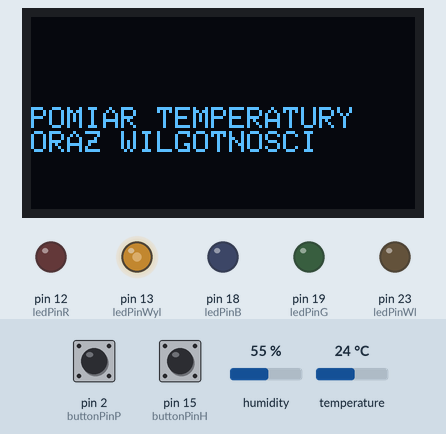
This sketch was run on a simulated Arduino Mega 2560, built with avr-gcc and run on an emulated ATmega2560. Shown: 128×64 one-colour display, output pins drawn as LEDs (lit = HIGH). The inputs (shaded band) are chosen by the test bench; at power-on: pin 2 (buttonPinP) LOW, pin 15 (buttonPinH) LOW, humidity 55 %, temperature 24 °C. The OLED is the two-colour kind (top 16 rows yellow).

Above: at 5.3 s.
5.4 s: pin 2 (buttonPinP) pulled HIGH for 3.2 s
At 9.5 s:
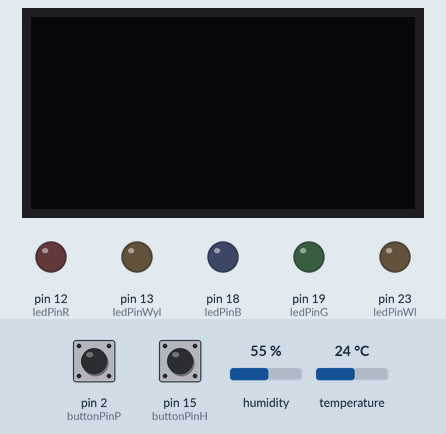
11.6 s: pin 15 (buttonPinH) pulled HIGH for 0.15 s
At 14.4 s:
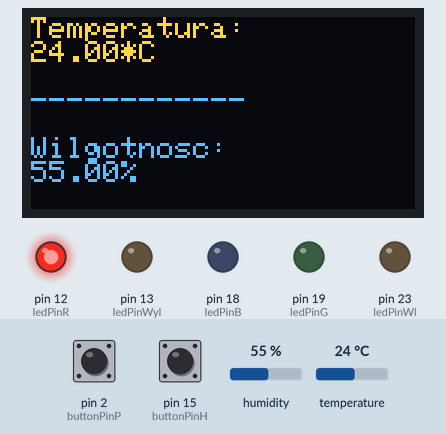
14.7 s: pin 2 (buttonPinP) pulled HIGH for 0.15 s
At 16.1 s:
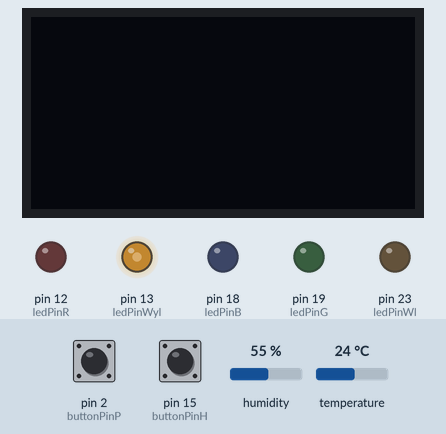
16.4 s: pin 2 (buttonPinP) pulled HIGH for 1 s
At 19.0 s:
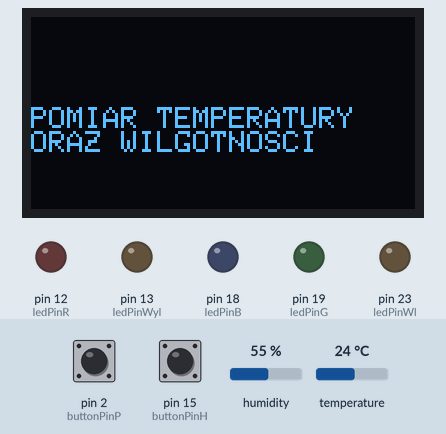
20.1 s: pin 15 (buttonPinH) pulled HIGH for 1 s
At 22.7 s:
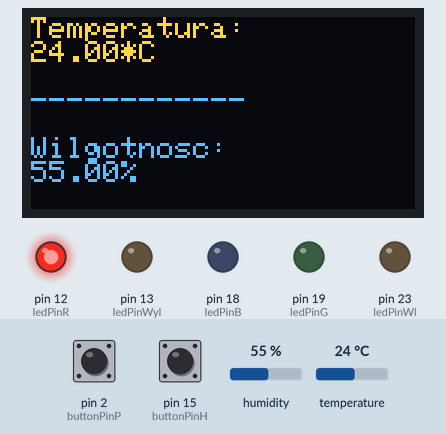
Timing chart, 0 to 24.2 s (numbered marks = the images above; inputs shaded):
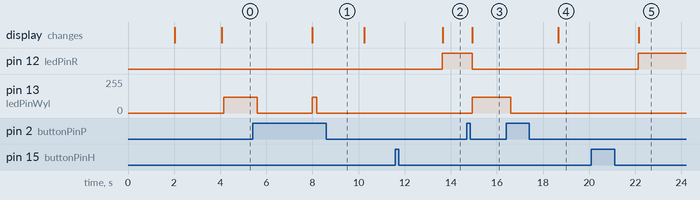

The sketch:

splaying-temperature-and-humidity-readings-on-an-OLED-screen.ino
```cpp
#include "DHT.h"
#include <Wire.h>
#include <Adafruit_GFX.h>
#include <Adafruit_SSD1306.h>

#define SCREEN_WIDTH 128 // OLED display width, in pixels
#define SCREEN_HEIGHT 64 // OLED display height, in pixels
Adafruit_SSD1306 display(SCREEN_WIDTH, SCREEN_HEIGHT, &Wire, -1);

#define ledPinB 18
#define ledPinG 19
#define ledPinR 12

#define ledPinWl 23
#define ledPinWyl 13

#define dhtPin 4
#define DHTTYPE DHT11

#define buttonPinH 15
#define buttonPinP 2
bool wlaczonyH = false;
bool wlaczonyP = false;
bool lastButtonStateH = HIGH;
bool lastButtonStateP = HIGH;
bool buttonStateH;
bool buttonStateP;

bool ButtonSignal = true;

DHT dht11(dhtPin, DHT11);

void blue(){
  analogWrite(ledPinR, 0);
  analogWrite(ledPinG, 0);
  analogWrite(ledPinB, 255);
}
void orange(){
  analogWrite(ledPinR, 255);
  analogWrite(ledPinG, 20);
  analogWrite(ledPinB, 0);
}
void yellow(){
  analogWrite(ledPinR, 255);
  analogWrite(ledPinG, 255);
  analogWrite(ledPinB, 0);
}
void lblue(){
  analogWrite(ledPinR, 51);
  analogWrite(ledPinG, 255);
  analogWrite(ledPinB, 255);
}
void red(){
    analogWrite(ledPinR, 255);
    analogWrite(ledPinG, 0);
    analogWrite(ledPinB, 0);

}
void diodeH_off(){
  analogWrite(ledPinG, 0);
  analogWrite(ledPinB, 0);
  analogWrite(ledPinR,0);
}
void diodeP_off(){
  analogWrite(ledPinWl,0);
  analogWrite(ledPinWyl,120);
}
void diodeP_on(){
  analogWrite(ledPinWl,120);
  analogWrite(ledPinWyl,0);
}
void off_state(bool wlaczonyH, bool lastButtonStateH, bool buttonStateH){
  wlaczonyH = false;
  lastButtonStateH = HIGH;
  buttonStateH = LOW;
}
void print_readings(float temp, float humi){
  display.clearDisplay();
  display.setTextSize(1.7);
  display.setTextColor(WHITE);
  display.setCursor(0, 0);
  display.println("Temperatura: ");
  display.print(temp);
  display.println("*C");
  display.println("\n------------");
  display.println("\nWilgotnosc: ");
  display.print(humi);
  display.println("%");
  display.display();
}
void pin_setup(){
  pinMode(ledPinR, OUTPUT);
  pinMode(ledPinG, OUTPUT);
  pinMode(ledPinB, OUTPUT);
  pinMode(ledPinWl, OUTPUT);
  pinMode(ledPinWyl, OUTPUT);
  pinMode(buttonPinH, INPUT);
  pinMode(buttonPinP, INPUT);
}
void startDisplay(){
   if(!display.begin(SSD1306_SWITCHCAPVCC, 0x3C)) {
    Serial.println(F("SSD1306 allocation failed"));
    for(;;);
  }
  delay(2000);
  display.clearDisplay();
  display.setTextSize(1.5);
  display.setTextColor(WHITE);
  display.setCursor(0, 30);
  // Display static text
  display.println("POMIAR TEMPERATURY \nORAZ WILGOTNOSCI");
  display.display();
  delay(100);
}

void setup() {
  Serial.begin(115200);
  pin_setup();
  dht11.begin();
  delay(2000);
  startDisplay();
}

void loop() {
  if(ButtonSignal) analogWrite(ledPinWyl,120); //świeci sie swieczka
  buttonStateP = digitalRead(buttonPinP);

  if (buttonStateP == HIGH && lastButtonStateP == HIGH) {
    wlaczonyP = !wlaczonyP; // Przełączanie stanu
    delay(200);
    if(wlaczonyP){
      diodeP_on();
      startDisplay();
    }
    else{
      display.clearDisplay();
      display.display();
      diodeH_off();
      diodeP_off();
      off_state(wlaczonyH, lastButtonStateH, buttonStateH);
    }
  }
  if (wlaczonyP){
    buttonStateH = digitalRead(buttonPinH);
    if (buttonStateH){
      float humi = dht11.readHumidity();
      float temp = dht11.readTemperature();
      delay(2000);
      if(temp>30){
        red();
      }
      else if(temp>20){
        orange();
      }
      else if(temp>10){
        yellow();
      }
      else if(temp>0){
        lblue();
      }
      else{
        blue();
      }
      print_readings(temp, humi);
    }
  }
  ButtonSignal = false;
  lastButtonStateP = buttonStateP;
}
```

Measured:
- after the input at 5.4 s, pin 13 (ledPinWyl): 120/255 → 0/255 after 0.20 s, → 120/255 2.4 s later, → 0/255 0.20 s later; the display: changes after 2.6 s (image 1)
- after the input at 11.6 s, pin 12 (ledPinR): LOW → HIGH after 2.0 s; the display: changes after 2.1 s (image 2)
- after the input at 14.7 s, pin 12 (ledPinR): HIGH → LOW after 0.23 s; pin 13 (ledPinWyl): 0/255 → 120/255 after 0.23 s; the display: changes after 0.23 s (image 3)
- after the input at 16.4 s, pin 13 (ledPinWyl): 120/255 → 0/255 after 0.20 s; the display: changes after 2.3 s (image 4)
- after the input at 20.1 s, pin 12 (ledPinR): LOW → HIGH after 2.0 s; the display: changes after 2.1 s (image 5)
